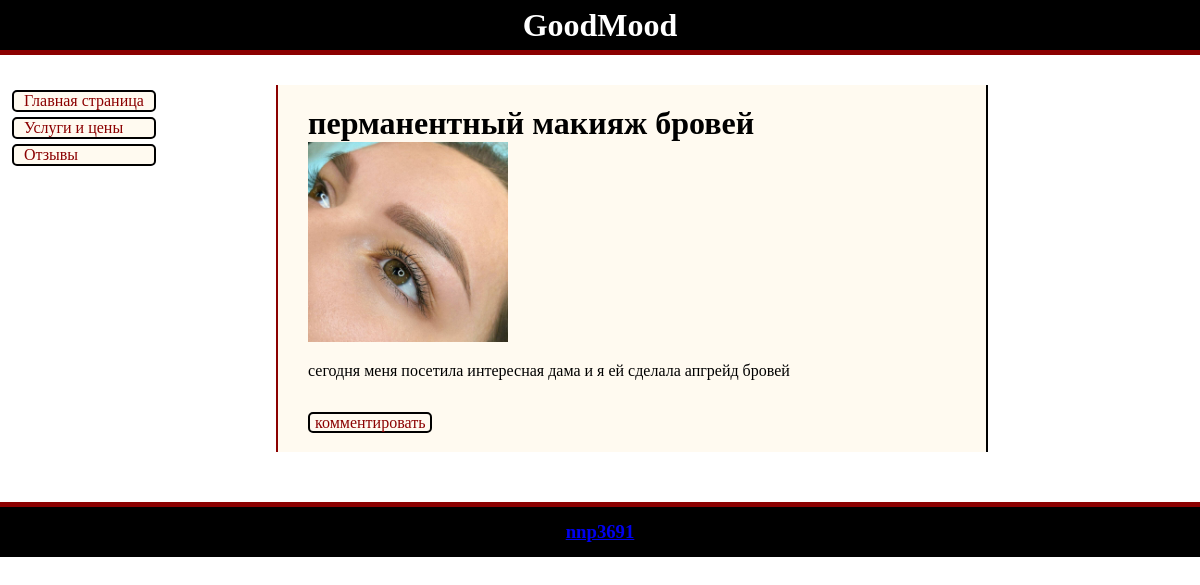
Screenshot of /public/permanentnyj-makiyazh-brovej/ with the database file from the repository.
### blog/models.py (models this page shows, shortened)
class Publications(models.Model):
    title = models.CharField(max_length=255, verbose_name='Заголовок')
    slug = models.SlugField(max_length=255, unique=True, db_index=True, verbose_name='URL')
    content = models.TextField(blank=True, verbose_name='Текст статьи')
    photo = models.ImageField(upload_to='photos/%Y/%m/%d/', verbose_name='Фото')
    time_create = models.DateTimeField(auto_now=True, verbose_name='Время создания')
    is_published = models.BooleanField(default=True, verbose_name='Опубликовать')
    def __str__(self):
        return self.title
    class Meta:
        verbose_name = 'Публикацию'
        verbose_name_plural = 'Публикации'
        ordering = ['id']
    ordering = ['title', 'time_create']

### blog/views.py (the view)
# urls.py: path('public/<slug:public_slug>/', ShowPublic.as_view(), name='public'),
class ShowPublic(DetailView):
    model = Publications
    template_name = 'blog/public.html'
    slug_url_kwarg = 'public_slug'
    context_object_name = 'public'
    def get_context_data(self, *, object_list=None, **kwargs):
        context = super().get_context_data(**kwargs)
        context['title'] = context['public']
        context['menu'] = menu
        return context

### blog/templates/blog/public.html
{% extends 'blog/base.html' %}
{% block content %}
<h1> {{public.title}}</h1>
{% if public.photo %}
<p><img src="{{public.photo.url}}" height="200" width="200"></p>
{% endif %}
{{public.content|linebreaks}}
<br><a href="#">комментировать</a>
{% endblock content %}

### blog/static/blog/css/blog.css (style rules this page uses)
* { margin: 0; padding: 0; }
body { background: white; }
#content p { padding-block-end: 2.5%; }
#content a { background: floralwhite; border: 2px solid black; padding: 0 5px; cursor: pointer; margin-top: 5px; border-radius: 5px; text-decoration: none; color: darkred; }

### rows the page displays
Publications: title "перманентный макияж бровей", photo (picture), content "сегодня меня посетила интересная дама и я ей сделала апгрейд бровей"

### other values shown
{{ m.title }} "Главная страница" "Услуги и цены" "Отзывы"
